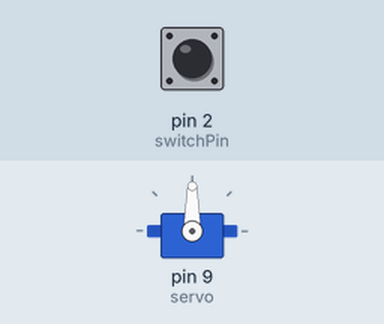
Recording of a sketch running on a simulated Arduino Uno, built with avr-gcc and run on an emulated ATmega328P. Shown: servo. Inputs (shaded band) come from the test bench; at power-on: pin 2 (switchPin) HIGH.

Above: at 1.2 s.
1.3 s: pin 2 (switchPin) pulled LOW for 0.15 s
At 2.4 s:
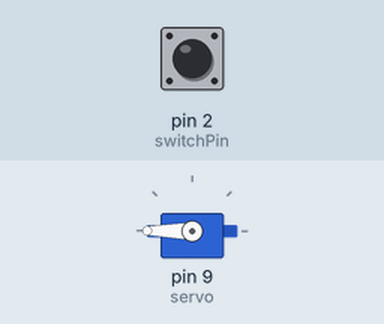
2.9 s: pin 2 (switchPin) pulled LOW for 1 s
At 3.7 s:
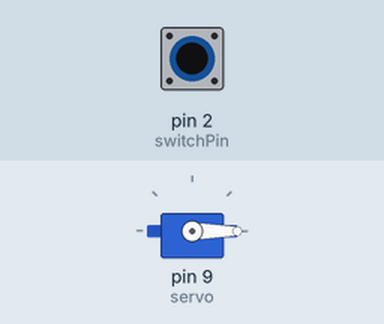
5.4 s: pin 2 (switchPin) pulled LOW for 3.2 s
At 6.8 s:
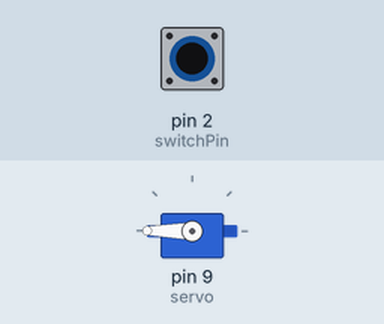
Timing chart, 0 to 8.4 s (numbered marks = the images above; inputs shaded):
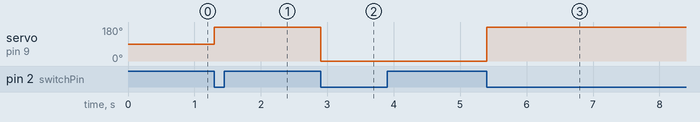

The sketch:

servosmartbintest.ino
```cpp
#include <Servo.h>

Servo servo;

int switchPin = 2; // change to match your wiring
int switchState = 0;
int servoPosition = 0;

void setup() {
  servo.attach(9); // change to match your wiring
  pinMode(switchPin, INPUT_PULLUP); // change to match your wiring
}

void loop() {
  switchState = digitalRead(switchPin);

  if (switchState == LOW) {
    // switch is pressed
    if (servoPosition == 0) {
      // rotate 90 degrees clockwise
      servo.write(180);
      servoPosition = 1;
    } else {
      // rotate 90 degrees anti-clockwise
      servo.write(0);
      servoPosition = 0;
    }

    // wait for switch release
    while (digitalRead(switchPin) == LOW) {
      delay(10);
    }
  }
}
```

Measured:
- after the input at 1.3 s, servo on pin 9 (servo): 90° → 180° at once
- after the input at 2.9 s, servo on pin 9 (servo): 180° → 0° at once
- after the input at 5.4 s, servo on pin 9 (servo): 0° → 180° at once
